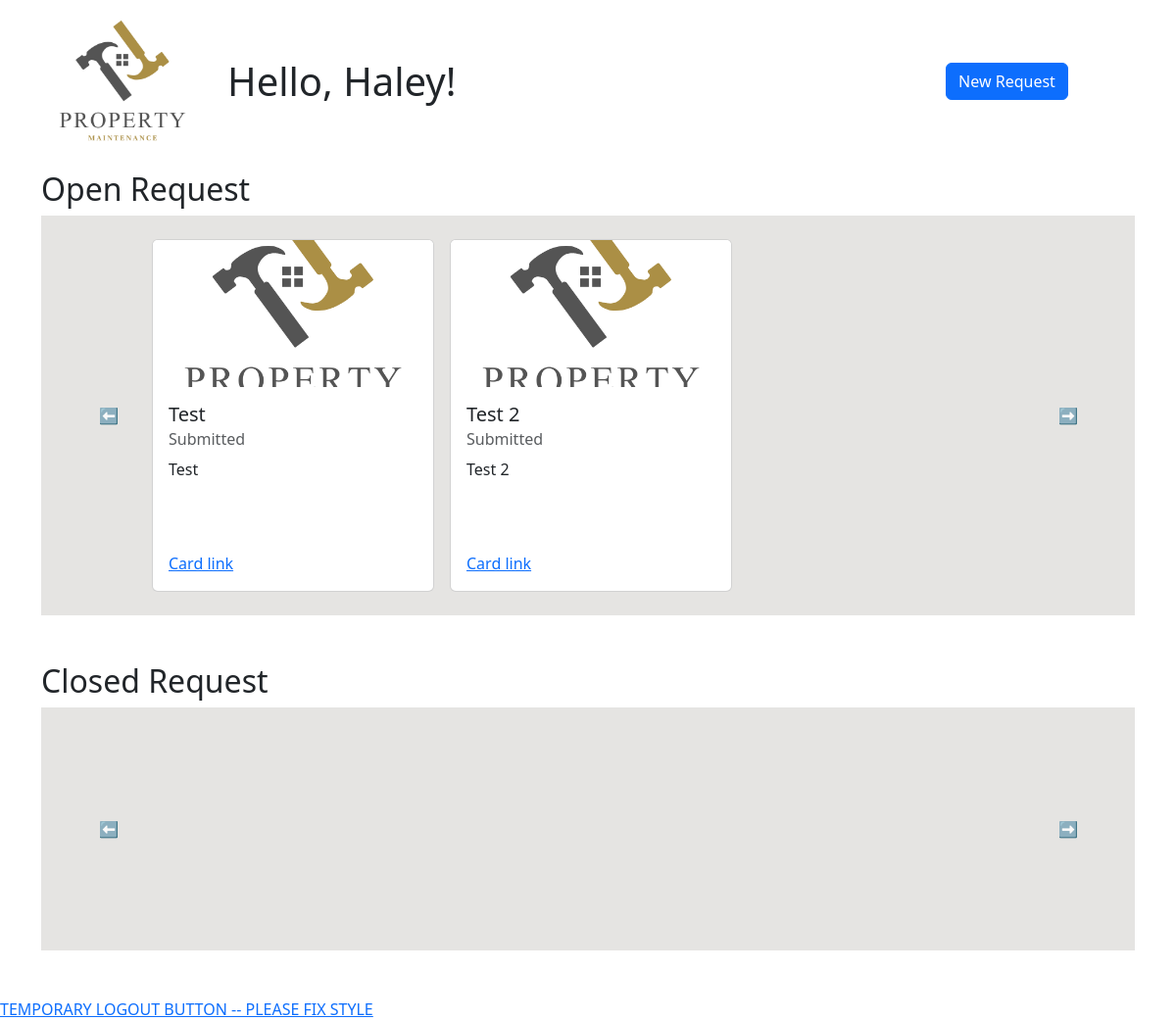
Before: /tenant-dashboard/ (signed in) with the older database file.
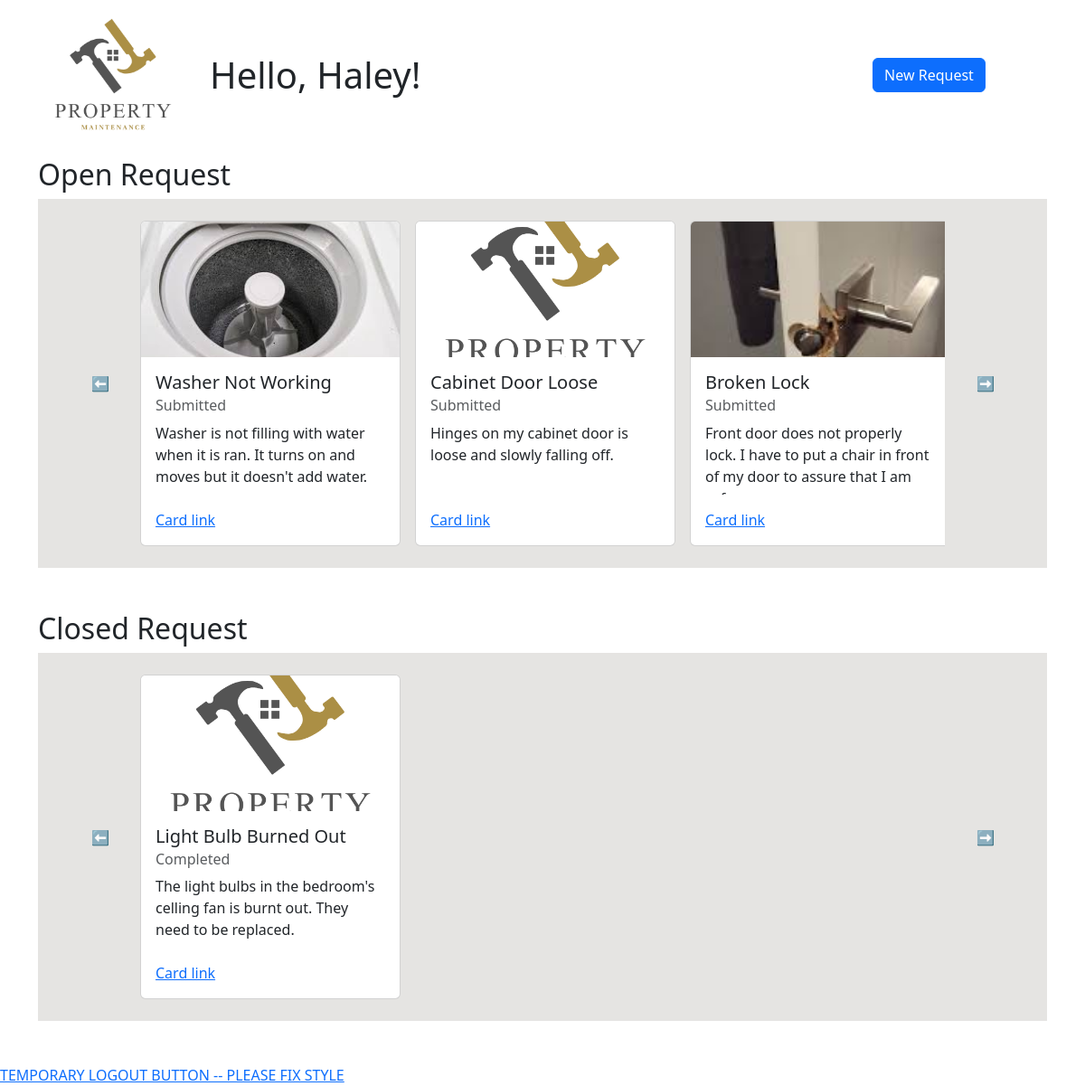
After: the same page with the newer database file.
### ticketsystem/models.py (models this page shows, shortened)
class Ticket(models.Model):
    title = models.CharField(max_length=200)
    description = models.TextField()
    CATEGORY_CHOICES = [
        ('electrical', 'Electrical'),
        ('plumbing', 'Plumbing'),
        ('general', 'General'),
    ]
    category = models.CharField(max_length=20, choices=CATEGORY_CHOICES)
    STATUS_CHOICES = [
        ('submitted', 'Submitted'),
        ('in_progress', 'In Progress'),
        ('completed', 'Completed'),
    ]
    status = models.CharField(max_length=20, choices=STATUS_CHOICES, default='submitted')
    PRIORITY_CHOICES = [
        ('low', 'Low'),
        ('medium', 'Medium'),
        ('high', 'High'),
    ]
    priority = models.CharField(max_length=10, choices=PRIORITY_CHOICES, default='medium')
    created_date = models.DateTimeField(auto_now_add=True)
    updated_date = models.DateTimeField(auto_now=True)
    completed_date = models.DateTimeField(null=True, blank=True) # based on status
    image = models.ImageField(upload_to='ticket_images/', null=True, blank=True)
    submitter = models.ForeignKey(settings.AUTH_USER_MODEL, on_delete=models.CASCADE, related_name='submitted_tickets')
    assigned_admin = models.ForeignKey(settings.AUTH_USER_MODEL, on_delete=models.SET_NULL, null=True, blank=True, related_name='assigned_tickets')

### ticketsystem/views.py (the view)
# urls.py: path('tenant-dashboard/', tenant_dashboard, name="tenant_dashboard"),
@login_required(login_url="/")
def tenant_dashboard(request):
    context = {
        'user': request.user,
        'tickets': Ticket.objects.all()
    }
    return render(request, 'tenant_dashboard.html', context)

### ticketsystem/templates/tenant_dashboard.html (shortened to what the changed rows need)
<!DOCTYPE html>
{% load static %}
<html lang="en">
<head>
    {% load bootstrap5 %}
    {% bootstrap_css %}
</head>
<body>
    <div class="container">
        <div class="row">
            <div class="col-lg my-auto">
                {% if user.is_authenticated %}
                <h1 class="my-auto">Hello, {{ user.username|capfirst }}!</h1>
                {% else %}
                    <p>Hello, Guest!</p>
                {% endif %}
            </div>
        </div>
    </div>
    <div class="container my-2">
            <h2>Open Request</h2>
            <div class="flex-row d-flex p-4 " style="background-color: #E5E4E2">
                <div class="col-md overflow-hidden position-relative " style="overflow-x: auto;">
                    <div class="d-flex flex-row gap-3 mx-auto" style="min-height:200px; overflow-x: auto;" >
                        {% for ticket in tickets %}
                            {% if ticket.submitter == user and ticket.status != "completed" %}
                                <div class="card flex-shrink-0" style="width: 18rem;">
                                    {% if ticket.image != "" %}
                                        <img class="card-img-top" style="max-height:150px; object-fit: cover;" src="{{ ticket.image.url }}" />
                                    {% else %}
                                        <img class="card-img-top" style="max-height:150px; object-fit: cover;" src="../../media/logo_light.png" />
                                    {% endif %}
                                    <div class="card-body">
                                    <h5 class="card-title overflow-hidden" style="height: 24px;">{{ ticket.title|title }}</h5>
                                    <h6 class="card-subtitle mb-2 text-muted">{{ ticket.status|capfirst }}</h6>
                                    <p class="card-text overflow-hidden" style="height: 80px;">{{ ticket.description|capfirst }}</p>
                                    <a href="{% url 'page' id=ticket.id %}" class="card-link stretched-link">Card link</a>
                                    </div>
                                </div>
                            {% endif %}
                        {% endfor %}
                    </div>
                </div>
            </div>
    </div>
    <div class="container my-5">
            <h2>Closed Request</h2>
            <div class="flex-row d-flex p-4 " style="background-color: #E5E4E2">
                <div class="col-md  overflow-hidden position-relative " style="overflow-x: auto;"">
                    <div class="d-flex flex-row gap-3 overflow-auto mx-auto" style="min-height:200px;" >
                        {% for ticket in tickets %}
                            {% if ticket.submitter == user and ticket.status == "completed" %}
                                <div class="card" style="width: 18rem;">
                                    {% if ticket.image != "" %}
                                        <img class="card-img-top" style="max-height:150px; object-fit: cover;" src="{{ ticket.image.url }}" />
                                    {% else %}
                                        <img class="card-img-top" style="max-height:150px; object-fit: cover;" src="../../media/logo_light.png" />
                                    {% endif %}
                                    <div class="card-body">
                                    <h5 class="card-title overflow-hidden" style="height: 24px;">{{ ticket.title }}</h5>
                                    <h6 class="card-subtitle mb-2 text-muted">{{ ticket.status|capfirst }}</h6>
                                    <p class="card-text overflow-hidden" style="height: 80px;">{{ ticket.description }}</p>
                                    <a href="" class="card-link stretched-link">Card link</a>
                                    </div>
                                </div>
                            {% endif %}
                        {% endfor %}
                    </div>
                </div>
            </div>
    </div>
</body>
</html>

Changed rows visible on the page:
no longer on this page (row edited): Ticket: title "Test", status "Submitted", description "Test", shown under "Open Request"
removed Ticket: title "Test 2", status "Submitted", description "Test 2", shown under "Open Request"
added Ticket: image (picture), title "Washer Not Working", status "Submitted", description "Washer is not filling with water when it is ran. It turns on and moves but it doesn't add water.", shown under "Open Request"
added Ticket: title "Cabinet Door Loose", status "Submitted", description "Hinges on my cabinet door is loose and slowly falling off.", shown under "Open Request"
added Ticket: image (picture), title "Broken Lock", status "Submitted", description "Front door does not properly lock. I have to put a chair in front of my door to assure that I am…", shown under "Open Request"
added Ticket: title "Light Bulb Burned Out", status "Completed", description "The light bulbs in the bedroom's celling fan is burnt out. They need to be replaced.", shown under "Closed Request"
